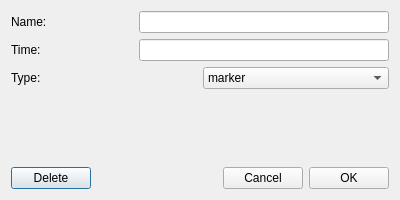
<?xml version="1.0" encoding="UTF-8"?>
<ui version="4.0">
 <class>EditMarkerDialog</class>
 <widget class="QDialog" name="EditMarkerDialog">
  <property name="geometry">
   <rect>
    <x>0</x>
    <y>0</y>
    <width>400</width>
    <height>200</height>
   </rect>
  </property>
  <property name="windowTitle">
   <string>Edit Marker</string>
  </property>
  <property name="windowIcon">
   <iconset resource="vura.qrc">
    <normaloff>:/img/images/vura.png</normaloff>:/img/images/vura.png</iconset>
  </property>
  <layout class="QVBoxLayout" name="verticalLayout_2">
   <item>
    <layout class="QHBoxLayout" name="horizontalLayout_2">
     <item>
      <widget class="QLabel" name="label">
       <property name="text">
        <string>Name:</string>
       </property>
      </widget>
     </item>
     <item>
      <widget class="QLineEdit" name="nameTextBox">
       <property name="maximumSize">
        <size>
         <width>250</width>
         <height>16777215</height>
        </size>
       </property>
      </widget>
     </item>
    </layout>
   </item>
   <item>
    <layout class="QHBoxLayout" name="horizontalLayout_3">
     <property name="bottomMargin">
      <number>0</number>
     </property>
     <item>
      <widget class="QLabel" name="label_2">
       <property name="text">
        <string>Time:</string>
       </property>
      </widget>
     </item>
     <item>
      <widget class="QLineEdit" name="timeTextBox">
       <property name="maximumSize">
        <size>
         <width>250</width>
         <height>16777215</height>
        </size>
       </property>
      </widget>
     </item>
    </layout>
   </item>
   <item>
    <layout class="QHBoxLayout" name="horizontalLayout_4">
     <property name="bottomMargin">
      <number>0</number>
     </property>
     <item>
      <widget class="QLabel" name="label_3">
       <property name="text">
        <string>Type:</string>
       </property>
      </widget>
     </item>
     <item>
      <widget class="QComboBox" name="typeComboBox">
       <property name="maximumSize">
        <size>
         <width>250</width>
         <height>16777215</height>
        </size>
       </property>
       <property name="currentIndex">
        <number>0</number>
       </property>
       <item>
        <property name="text">
         <string>marker</string>
        </property>
       </item>
       <item>
        <property name="text">
         <string>scene</string>
        </property>
       </item>
       <item>
        <property name="text">
         <string>cumshot</string>
        </property>
       </item>
       <item>
        <property name="text">
         <string>strip</string>
        </property>
       </item>
      </widget>
     </item>
    </layout>
   </item>
   <item>
    <spacer name="verticalSpacer">
     <property name="orientation">
      <enum>Qt::Orientation::Vertical</enum>
     </property>
     <property name="sizeHint" stdset="0">
      <size>
       <width>20</width>
       <height>40</height>
      </size>
     </property>
    </spacer>
   </item>
   <item>
    <layout class="QHBoxLayout" name="horizontalLayout">
     <property name="sizeConstraint">
      <enum>QLayout::SizeConstraint::SetDefaultConstraint</enum>
     </property>
     <item>
      <widget class="QPushButton" name="deleteButton">
       <property name="text">
        <string>Delete</string>
       </property>
      </widget>
     </item>
     <item>
      <spacer name="horizontalSpacer">
       <property name="orientation">
        <enum>Qt::Orientation::Horizontal</enum>
       </property>
       <property name="sizeHint" stdset="0">
        <size>
         <width>40</width>
         <height>20</height>
        </size>
       </property>
      </spacer>
     </item>
     <item>
      <widget class="QPushButton" name="cancelButton">
       <property name="text">
        <string>Cancel</string>
       </property>
      </widget>
     </item>
     <item>
      <widget class="QPushButton" name="okButton">
       <property name="text">
        <string>OK</string>
       </property>
      </widget>
     </item>
    </layout>
   </item>
  </layout>
 </widget>
 <resources>
  <include location="vura.qrc"/>
 </resources>
 <connections/>
</ui>
